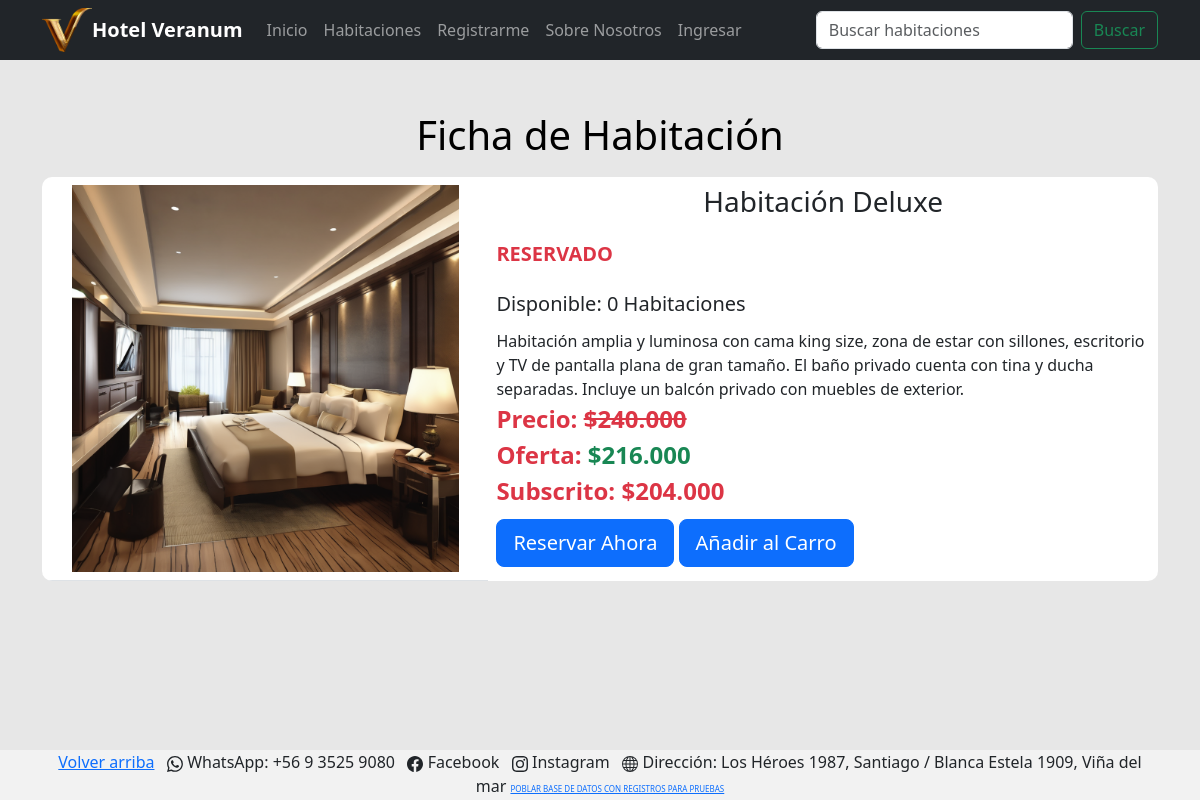
/ficha/11, run on the app's committed database.
### core/models.py (models this page shows, shortened)
class Producto(models.Model):
    categoria = models.ForeignKey(Categoria, on_delete=models.DO_NOTHING, verbose_name='Categoría')
    nombre = models.CharField(max_length=100, blank=False, null=False, verbose_name='Nombre producto')
    descripcion = models.CharField(max_length=400, blank=False, null=False, verbose_name='Descripción')
    precio = models.IntegerField(blank=False, null=False, verbose_name='Precio')
    descuento_subscriptor = models.IntegerField(
        validators=[MinValueValidator(0), MaxValueValidator(100)],
        blank=False,
        null=False,
        verbose_name='% Descuento subscriptor'
    )
    descuento_oferta = models.IntegerField(
        validators=[MinValueValidator(0), MaxValueValidator(100)],
        blank=False,
        null=False,
        verbose_name='% Descuento oferta'
    )
    imagen = models.ImageField(upload_to='productos/', blank=False, null=False, verbose_name='Imagen')
    class Meta:
        db_table = 'Producto'
        verbose_name = "Producto"
        verbose_name_plural = "Productos"
        ordering = ['categoria', 'nombre']

### core/views.py (the view)
# urls.py: path('ficha/<producto_id>', ficha, name='ficha'),
def ficha(request, producto_id):
    context = obtener_info_producto(producto_id)
    return render(request, 'core/ficha.html', context)

### core/context_processors.py (called while the page is built, shortened)
def obtener_datos_usuario(request):
    first_name = ''
    last_name = ''
    if request.user.is_authenticated:
        usuario = User.objects.get(pk=request.user.pk)
        first_name = usuario.first_name
        last_name = usuario.last_name
    return first_name, last_name

def obtener_datos_carrito(request):
    cantidad_productos = 0
    mostrar_carrito = False
    if request.user.is_authenticated:
        usuario = User.objects.get(pk=request.user.pk)
        if request.user.perfil.tipo_usuario == 'Cliente':
            cantidad_productos = Carrito.objects.filter(cliente=request.user.perfil).count()
            mostrar_carrito = cantidad_productos > 0
    return mostrar_carrito, cantidad_productos

def get_and_clean_session_variable(request, name):
    value = ''
    if name in request.session:
        value = request.session.get(name)
        request.session[name] = ''
    return value

def obtener_mensajes(request):
    html_messages = ''
    tipo_mensajes = []
    lista_mensajes = list(messages.get_messages(request))
    html_form_errors = get_and_clean_session_variable(request, 'backend_html_form_errors')
    titulo = html_form_errors != '' or len(lista_mensajes) > 1
    mensajes = SafeString(html_messages + html_form_errors)
    tipo_mensaje = ''
    if html_form_errors != '' or 'error' in tipo_mensajes:
        tipo_mensaje = 'error'
    elif 'success' in tipo_mensajes:
        tipo_mensaje = 'success'
    elif 'info' in tipo_mensajes:
        tipo_mensaje = 'info'
    return mensajes, tipo_mensaje

def global_render(request):
    first_name, last_name = obtener_datos_usuario(request)
    mostrar_carrito, cantidad_productos = obtener_datos_carrito(request)
    mensajes, tipo_mensaje = obtener_mensajes(request)
    return {
        'mostrar_carrito': mostrar_carrito,
        'cantidad_productos': cantidad_productos,
        'first_name': first_name,
        'last_name': last_name,
        'backend_messages': mensajes,
        'backend_message_type': tipo_mensaje,
    }

### core/templatetags/custom_filters.py (called while the page is built)
@register.filter
def formatear_numero(value):
    value = round(value)
    value = f'{value:,}'
    value = value.replace(',', '.')
    return value

@register.filter
def formatear_dinero(value):
    value = round(value)
    value = f'${value:,}'
    value = value.replace(',', '.')
    return value

### core/templates/core/ficha.html (shortened to what this page needs)
{% extends 'core/base.html' %}
{% load static %}
{% load custom_filters %}
{% block content %}
  <div>
    <h1>Ficha de Habitación</h1>
  </div>
  <div class="container-lg">
    <table class="table" style="border-radius: 10px; overflow: hidden; margin: auto;">
      <form method="post" id="form">
        <tr>
          <td style="width: 40%; text-align: center;">
            <img src="/media/{{ imagen }}" style="width: 90%; height: auto;"/>
          </td>
          <td class="col text-wrap overflow-hidden" style="border-bottom: none; vertical-align: top; text-align: left;">
            <div>
              <h3 style="margin-bottom: 20px">{{nombre}}</h3>
              <div class="lead text-oferta fw-bold" style="margin-bottom: 20px">
                {{ html_estado|safe }}
              </div>
              <div class="lead text-terciary-ficha" style="margin-bottom: 10px">
                {{ html_stock|safe }}
              </div>
              <div>
              {{ descripcion}}
              </div>
            </div>
            <div class="lead text-danger">
              <span class="sale-real-price fw-bold" style="font-size: x-large">
                {{ html_precio|safe }}
              </span>
            </div>
            <div style="margin-top: 10px">
              <a href="{% url 'reservar_ahora' %}" class="btn btn-lg btn-primary"> Reservar Ahora </a>
              <a href="{% url 'agregar_producto_al_carrito' id %}" class="btn btn-lg btn-primary"> Añadir al Carro </a>
            </div>
          </td>
        </tr>
      </form>
    </table>
  </div>
{% endblock content %}

### core/static/core/css/style.css (style rules this page uses)
body { padding: 10px; margin: 0; padding-bottom: 50px; background-color:rgba(216, 216, 216, 0.61); }
h1 { color: black; text-align: center; padding-top: 10px; padding-bottom: 10px; }
.table { text-align: center; }
h3 { text-align: center; }

### data on the page
Producto: imagen (picture), nombre "Habitación Deluxe", descripcion "Habitación amplia y luminosa con cama king size, zona de estar con sillones, escritorio y TV de pantalla plana de gran tamaño. El baño privado cuenta con tina y ducha separadas. Incluye un balcón privado con muebles de exterior."

### other printed values
{{ html_estado|safe }} "RESERVADO"
{{ html_stock|safe }} "Disponible: 0 Habitaciones"
{{ html_precio|safe }} "Precio: $240.000 Oferta: $216.000 Subscrito: $204.000"
